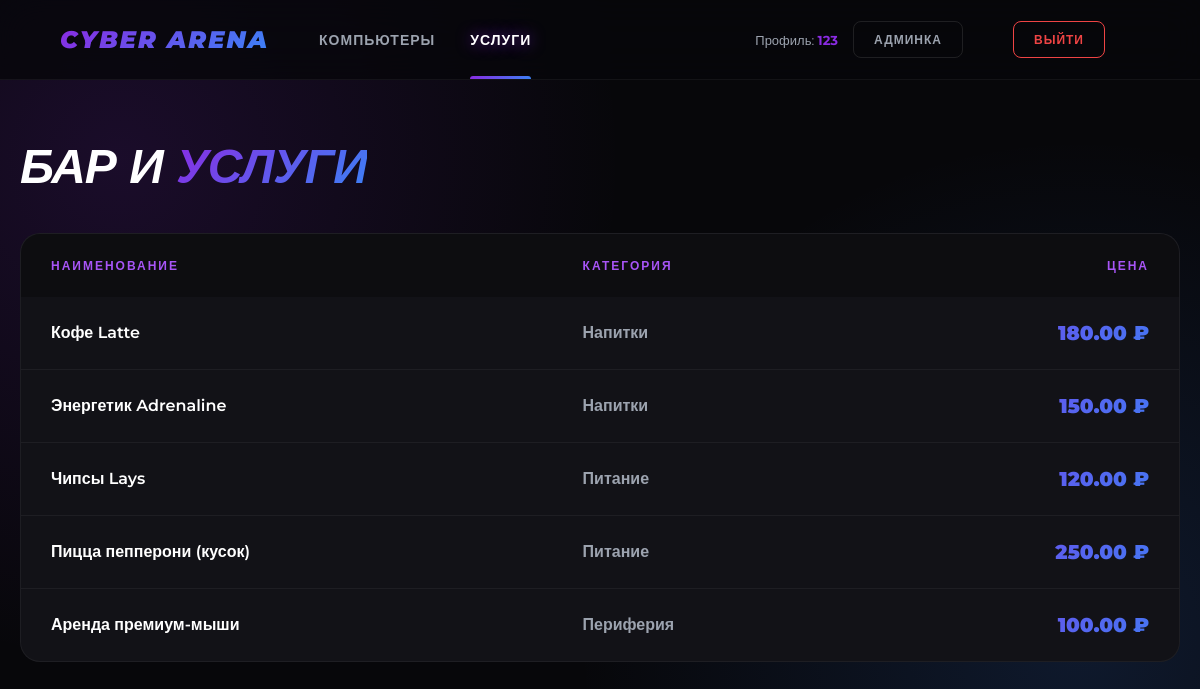
/services-page/ (signed in), run on an earlier commit of the app's database.
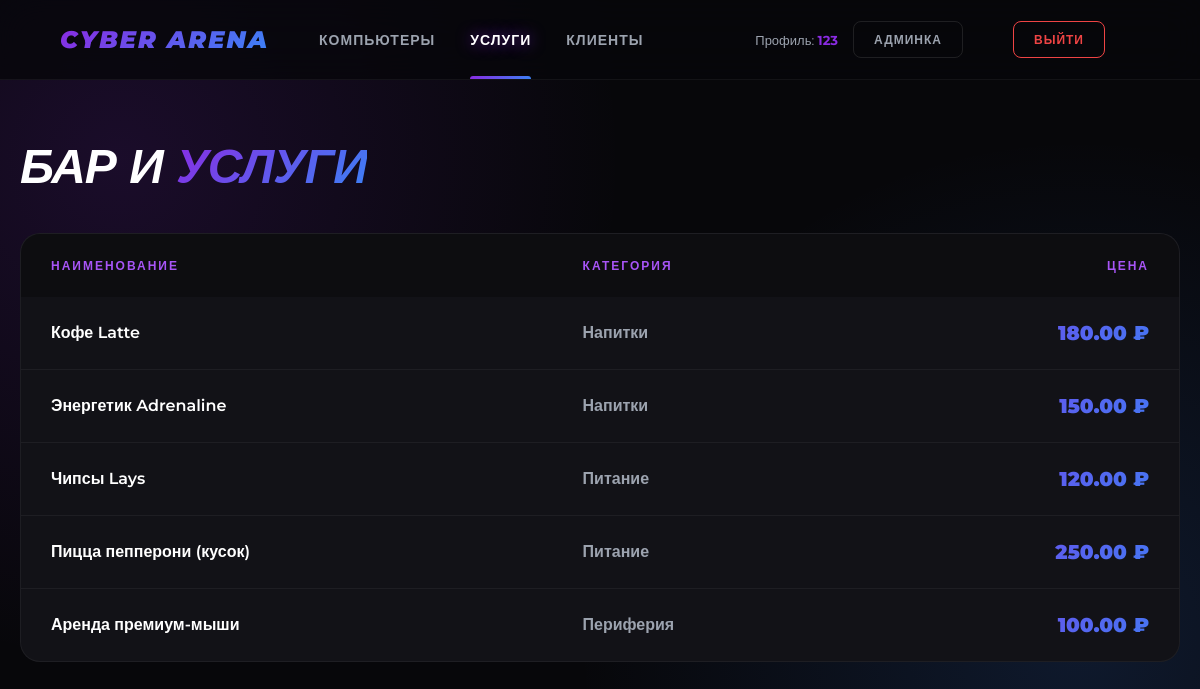
And on a later commit of the database.
### c_club/views.py (the view)
# urls.py: path('services-page/', views.services_page, name='services-page'),
@role_required(['client', 'admin', 'manager', 'technician'])
def services_page(request):
    services = Service.objects.filter(is_active=True)
    return render(request, 'services.html', {'services': services})

### c_club/views.py (called while the page is built)
def role_required(allowed_roles):
    def decorator(view_func):
        @wraps(view_func)
        def _wrapped_view(request, *args, **kwargs):
            if not request.user.is_authenticated:
                return redirect('login_page')
            if request.user.role not in allowed_roles:
                return JsonResponse({'status': 'error', 'message': 'Доступ запрещен', 'code': 403}, status=403)
            return view_func(request, *args, **kwargs)
        return _wrapped_view
    return decorator

### c_club/templates/services.html (shortened to what this page needs)
{% load static %}
<!DOCTYPE html>
<html lang="ru">
<head>
    <link rel="stylesheet" href="{% static 'css/style.css' %}">
</head>
<body>
    <nav>
        <a href="/" class="nav-brand" style="text-decoration: none;">Cyber Arena</a>
        {% if user.is_authenticated %}
            <a href="/arena/" class="{% if request.resolver_match.url_name == 'index' %}active{% endif %}">Компьютеры</a>
            <a href="/services-page/" class="{% if request.resolver_match.url_name == 'services-page' %}active{% endif %}">Услуги</a>
            {% if user.role == 'admin' or user.role == 'manager' %}
                <a href="/clients-page/" class="{% if request.resolver_match.url_name == 'clients-page' %}active{% endif %}">Клиенты</a>
            {% endif %}
        {% endif %}
        <div style="margin-left: auto; display: flex; align-items: center; gap: 15px;">
            {% if user.is_authenticated %}
                <span style="color: var(--text-muted); font-size: 13px;">
                    Профиль: <b style="color: var(--primary);">{{ user.nickname|default:user.username }}</b>
                </span>
                {% if user.is_staff %}
                    <a href="/admin/" class="admin-link" target="_blank" style="margin-left: 0;">Админка</a>
                {% endif %}
                <a href="/logout/" class="admin-link" style="margin-left: 0; border-color: var(--danger); color: var(--danger) !important;">Выйти</a>
            {% else %}
                <a href="/login/" class="btn" style="padding: 10px 20px; width: auto; font-size: 13px;">Вход</a>
            {% endif %}
        </div>
    </nav>
    <div class="container">
        <h1>Бар и <span>услуги</span></h1>
        <div class="table-wrap">
            <table>
                <thead>
                    <tr>
                        <th>Наименование</th>
                        <th>Категория</th>
                        <th style="text-align: right;">Цена</th>
                    </tr>
                </thead>
                <tbody>
                    {% for service in services %}
                    <tr>
                        <td style="color: #fff;">{{ service.name }}</td>
                        <td style="color: var(--text-muted);">{{ service.get_category_display }}</td>
                        <td style="text-align: right; background: var(--gradient); -webkit-background-clip: text; -webkit-text-fill-color: transparent; font-weight: 900; font-size: 20px;">{{ service.price }} ₽</td>
                    </tr>
                    {% empty %}
                    <tr><td colspan="3" style="text-align: center; padding: 60px; color: var(--text-muted);">Услуг пока нет</td></tr>
                    {% endfor %}
                </tbody>
            </table>
        </div>
    </div>
</body>
</html>

What changed in the data, as far as the page shows it:
changed User: role "client" → "admin" (drawn)
Also different on the page:
text now shown: "КЛИЕНТЫ"
